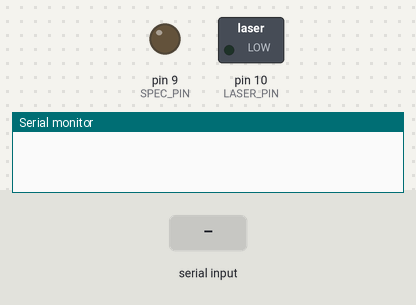
Simulated run of this sketch. Board: Arduino Uno, built with avr-gcc and run on an emulated ATmega328P. Shown: switched loads named in the sketch (green lamp = pin HIGH), output pins drawn as LEDs (lit = HIGH), the last lines printed to the serial monitor. The test bench sets the inputs (shaded band).

Above: at 1.2 s.
1.3 s: "S" received over Serial
At 1.8 s:
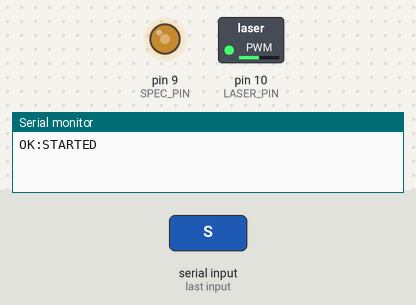
2.8 s: "X" received over Serial
At 3.4 s:
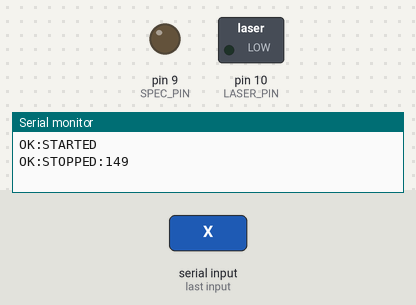
5.8 s: "S" received over Serial
At 6.4 s:
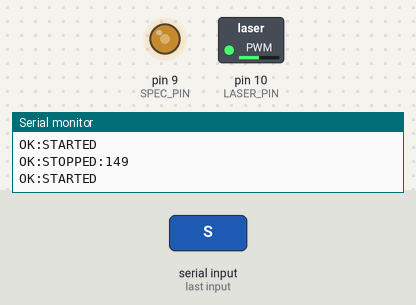
7.3 s: "P" received over Serial
At 8.1 s:
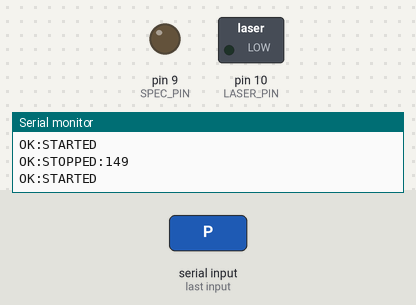
Timing chart, 0 to 9.8 s (numbered marks = the images above; inputs shaded):
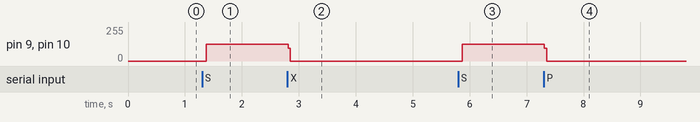

Measured:
- after the input at 1.3 s, pin 9 (SPEC_PIN), pin 10 (LASER_PIN): 0/255 → 126/255 after 0.07 s
- after the input at 2.8 s, pin 9 (SPEC_PIN), pin 10 (LASER_PIN): 126/255 → 0/255 at once
- after the input at 5.8 s, pin 9 (SPEC_PIN), pin 10 (LASER_PIN): 0/255 → 127/255 after 0.07 s
- after the input at 7.3 s, pin 9 (SPEC_PIN), pin 10 (LASER_PIN): 127/255 → 0/255 at once

The sketch:

sketch_jan12c.ino
```cpp
/*
 * Dual Channel Trigger Generator - SIMPLE VERSION
 * Clean output for Python integration
 */

// ============================================================================
// CONFIGURATION
// ============================================================================

struct {
  uint32_t cycles;
  uint16_t frequency;
  uint8_t duty_spec;
  uint8_t duty_laser;
  int16_t offset_us;
} config = {0, 100, 50, 50, 0};

// ============================================================================
// STATE
// ============================================================================

uint32_t cycle_count = 0;
bool running = false;

#define SPEC_PIN   9   // Pin 9
#define LASER_PIN  10  // Pin 10

// Timing in microseconds
uint32_t period_us;
uint32_t spec_high_us;
uint32_t laser_high_us;

// Absolute edge times within the period
uint32_t spec_rise_us;
uint32_t spec_fall_us;
uint32_t laser_rise_us;
uint32_t laser_fall_us;

// Cycle start time
uint32_t cycle_start_us;

// ============================================================================
// SERIAL
// ============================================================================

uint32_t readUint32() {
  uint32_t v = Serial.read();
  v |= (uint32_t)Serial.read() << 8;
  v |= (uint32_t)Serial.read() << 16;
  v |= (uint32_t)Serial.read() << 24;
  return v;
}

uint16_t readUint16() {
  uint16_t v = Serial.read();
  v |= (uint16_t)Serial.read() << 8;
  return v;
}

bool readParameters() {
  uint32_t start = millis();
  while (Serial.available() < 10) {
    if (millis() - start > 5000) {
      Serial.println(F("ERR:TIMEOUT"));
      return false;
    }
  }

  config.cycles = readUint32();
  config.frequency = readUint16();
  config.duty_spec = Serial.read();
  config.duty_laser = Serial.read();
  config.offset_us = (int16_t)readUint16();

  if (config.frequency < 1 || config.frequency > 1000 ||
      config.duty_spec > 100 || config.duty_laser > 100) {
    Serial.println(F("ERR:PARAM_RANGE"));
    return false;
  }

  return true;
}

// ============================================================================
// TIMING
// ============================================================================

void computeTiming() {
  period_us = 1000000UL / config.frequency;
  spec_high_us = (period_us * config.duty_spec) / 100;
  laser_high_us = (period_us * config.duty_laser) / 100;

  // Spec edges (reference at t=0)
  spec_rise_us = 0;
  spec_fall_us = spec_high_us;

  // Laser edges with offset
  int32_t laser_rise_signed = config.offset_us;
  int32_t laser_fall_signed = config.offset_us + laser_high_us;

  // Normalize to 0..period range
  while (laser_rise_signed < 0) laser_rise_signed += period_us;
  while (laser_fall_signed < 0) laser_fall_signed += period_us;

  laser_rise_us = laser_rise_signed % period_us;
  laser_fall_us = laser_fall_signed % period_us;
}

// ============================================================================
// GENERATOR
// ============================================================================

void stopGenerator() {
  running = false;
  digitalWrite(SPEC_PIN, LOW);
  digitalWrite(LASER_PIN, LOW);
}

void startGenerator() {
  stopGenerator();

  computeTiming();

  pinMode(SPEC_PIN, OUTPUT);
  pinMode(LASER_PIN, OUTPUT);
  digitalWrite(SPEC_PIN, LOW);
  digitalWrite(LASER_PIN, LOW);

  cycle_count = 0;
  running = true;
  cycle_start_us = micros();
}

void runGenerator() {
  if (!running) return;

  uint32_t elapsed = micros() - cycle_start_us;

  // Handle spec pin
  if (spec_fall_us > spec_rise_us) {
    if (elapsed >= spec_rise_us && elapsed < spec_fall_us) {
      digitalWrite(SPEC_PIN, HIGH);
    } else {
      digitalWrite(SPEC_PIN, LOW);
    }
  } else {
    if (elapsed >= spec_rise_us || elapsed < spec_fall_us) {
      digitalWrite(SPEC_PIN, HIGH);
    } else {
      digitalWrite(SPEC_PIN, LOW);
    }
  }

  // Handle laser pin
  if (laser_fall_us > laser_rise_us) {
    if (elapsed >= laser_rise_us && elapsed < laser_fall_us) {
      digitalWrite(LASER_PIN, HIGH);
    } else {
      digitalWrite(LASER_PIN, LOW);
    }
  } else {
    if (elapsed >= laser_rise_us || elapsed < laser_fall_us) {
      digitalWrite(LASER_PIN, HIGH);
    } else {
      digitalWrite(LASER_PIN, LOW);
    }
  }

  // Check if period complete
  if (elapsed >= period_us) {
    cycle_count++;
    cycle_start_us += period_us;

    if (config.cycles > 0 && cycle_count >= config.cycles) {
      stopGenerator();
    }
  }
}

// ============================================================================
// STATUS
// ============================================================================

void printStatus() {
  Serial.print(F("STATUS,"));
  Serial.print(running ? 1 : 0); Serial.print(',');
  Serial.print(cycle_count); Serial.print(',');
  Serial.print(config.frequency); Serial.print(',');
  Serial.print(config.duty_spec); Serial.print(',');
  Serial.print(config.duty_laser); Serial.print(',');
  Serial.println(config.offset_us);
}

// ============================================================================
// MAIN
// ============================================================================

void setup() {
  Serial.begin(115200);
}

void loop() {
  runGenerator();

  if (Serial.available()) {
    char cmd = Serial.read();

    switch (cmd) {
      case 'S':
        startGenerator();
        Serial.println(F("OK:STARTED"));
        break;

      case 'X':
        stopGenerator();
        Serial.print(F("OK:STOPPED:"));
        Serial.println(cycle_count);
        break;

      case 'Q':
        printStatus();
        break;

      case 'P':
        stopGenerator();
        if (readParameters()) {
          Serial.println(F("OK:PARAMS_SET"));
        }
        break;
    }

    delay(5);
    while (Serial.available()) Serial.read();
  }
}
```
